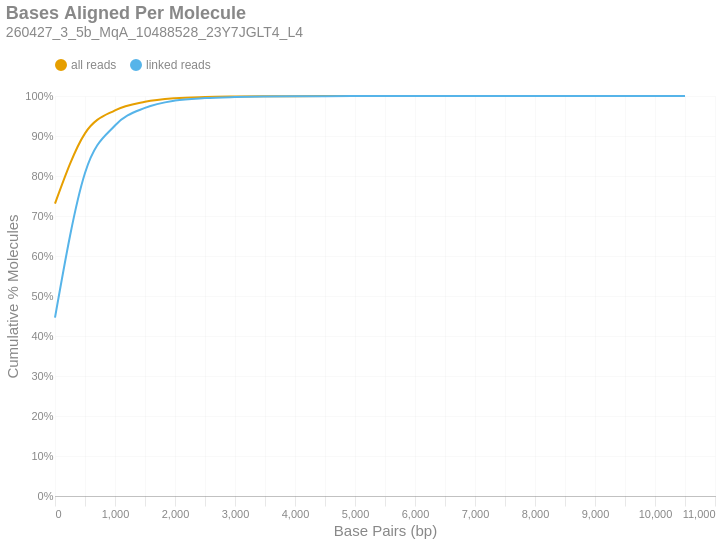

The notebook cell saved with this chart:
### Markdown cell above
### Bases Aligned Per Molecule
This is a cumulative frequency distribution showing the number of base pairs aligned per unique molecule. These data are shown in 500 bp bins. There are two distributions: one with `all reads` (yellow) and another with only `linked reads` (blue). The percent of molecules in the `linked reads` distribution is relative to the total number of linked molecules.

### Code cell
if SKIPLR:
    print_html(f"Skipped")
else:
    binned_df = consolidated_hist(valids['aligned_bp'], mask, 500, True)
    with SafeRender(binned_df):
        (
            density_plot(binned_df, 'Bases Aligned Per Molecule', samplename, 'basesper')
            .encode(
                x=alt.X('bin:Q', title="Base Pairs (bp)").axis(tickMinStep=500).scale(padding=0),
                y=alt.Y('value:Q', title='Cumulative % Molecules')
                    .axis(format='%')
                    .scale(domain = [0,1])
                    .stack(False),
                color=alt.Color("key:N").scale(domain = ["all reads", "linked reads"]),
                tooltip = [
                    alt.Tooltip("key:N", title = "Data Type"),
                    alt.Tooltip("range_label:N", title="Bases Aligned Per Molecule"),
                    alt.Tooltip("value:Q", format = ".2%", title="% Molecules (Cum.)")
                ]
            )
        ).display()

### Figure 1 — Vega-Lite specification as saved in the notebook (floating-point values rounded to 4 significant figures)
{"width": "container", "height": 400, "config": {"title": {"anchor": "start", "dy": -15, "fontSize": 18, "color": "#888888", "subtitleColor": "#888888", "subtitleFontSize": 14}, "arc": {"fill": "#0072B2"}, "axis": {"domainColor": "#888888", "domainWidth": 0.5, "gridWidth": 0.2, "grid": false, "titleFontWeight": 400, "titleFontSize": 15, "labelFontSize": 11, "labelColor": "#888888", "tickColor": "#888888", "tickWidth": 0.2, "titleColor": "#888888"}, "axisBand": {"grid": false}, "axisX": {"grid": true, "tickSize": 10, "domainCap": "round"}, "axisY": {"domain": false, "grid": true, "tickSize": 0, "domainCap": "round"}, "background": "transparent", "header": {"labelFontSize": 15, "labelColor": "#888888", "titleFontSize": 15, "titleFontWeight": 600, "titleColor": "#888888"}, "legend": {"labelFont": "sans-serif", "labelFontSize": 12, "labelColor": "#888888", "symbolSize": 100, "symbolType": "circle", "titleFontSize": 12, "titlePadding": 10, "titleColor": "#888888", "title": null, "orient": "top"}, "range": {"category": ["#E69F00", "#56B4E9", "#009E73", "#F0E442", "#0072B2", "#D55E00", "#CC79A7", "#000000"], "diverging": ["#cfe8f3", "#a2d4ec", "#73bfe2", "#46abdb", "#1696d2", "#12719e"]}, "area": {"fill": "#0072B2", "fillOpacity": 0.7, "line": true, "strokeOpacity": 0.7}, "line": {"color": "#0072B2", "stroke": "#0072B2", "strokeWidth": 2}, "trail": {"color": "#0072B2", "stroke": "#0072B2", "strokeWidth": 0, "size": 1}, "point": {"filled": true, "fillOpacity": 1.0, "size": 95}, "text": {"color": "#888888", "fontSize": 11, "align": "right", "fontWeight": 400, "size": 11}, "bar": {"fill": "#0072B2", "stroke": null}, "view": {"stroke": null, "continuousWidth": 660, "continuousHeight": 400}}, "data": {"name": "data-ae4dd118208e002a89f8e749a8ea603f"}, "mark": {"type": "line", "interpolate": "monotone", "point": {"opacity": 0, "size": 275}}, "encoding": {"color": {"field": "key", "scale": {"domain": ["all reads", "linked reads"]}, "type": "nominal"}, "tooltip": [{"field": "key", "title": "Data Type", "type": "nominal"}, {"field": "range_label", "title": "Bases Aligned Per Molecule", "type": "nominal"}, {"field": "value", "format": ".2%", "title": "% Molecules (Cum.)", "type": "quantitative"}], "x": {"axis": {"tickMinStep": 500}, "field": "bin", "scale": {"padding": 0}, "title": "Base Pairs (bp)", "type": "quantitative"}, "y": {"axis": {"format": "%"}, "field": "value", "scale": {"domain": [0, 1]}, "stack": false, "title": "Cumulative % Molecules", "type": "quantitative"}}, "params": [{"name": "param_c36ac31b6afebe62", "select": {"type": "point", "fields": ["key"]}, "bind": "legend"}], "title": {"text": "Bases Aligned Per Molecule", "subtitle": "260427_3_5b_MqA_10488528_23Y7JGLT4_L4"}, "transform": [{"fold": ["all reads (cumsum)", "linked reads (cumsum)"]}, {"calculate": "replace(datum.key, ' (cumsum)', '')", "as": "key"}, {"filter": {"param": "param_c36ac31b6afebe62"}}], "usermeta": {"embedOptions": {"downloadFileName": "260427_3_5b_MqA_10488528_23Y7JGLT4_L4.basesper"}}, "$schema": "https://vega.github.io/schema/vega-lite/v6.4.1.json", "datasets": {"data-ae4dd118208e002a89f8e749a8ea603f": [{"bin": "0.0", "interval": "0.0-500.0", "all reads": 0.7309, "linked reads": 0.4461, "all reads (cumsum)": 0.7309, "linked reads (cumsum)": 0.4461, "range_label": "0-499"}, {"bin": "500.0", "interval": "500.0-1000.0", "all reads": 0.1757, "linked reads": 0.3614, "all reads (cumsum)": 0.9067, "linked reads (cumsum)": 0.8075, "range_label": "500-999"}, {"bin": "1000.0", "interval": "1000.0-1500.0", "all reads": 0.05759, "linked reads": 0.1187, "all reads (cumsum)": 0.9642, "linked reads (cumsum)": 0.9263, "range_label": "1000-1499"}, {"bin": "1500.0", "interval": "1500.0-2000.0", "all reads": 0.02136, "linked reads": 0.04404, "all reads (cumsum)": 0.9856, "linked reads (cumsum)": 0.9703, "range_label": "1500-1999"}, {"bin": "2000.0", "interval": "2000.0-2500.0", "all reads": 0.008905, "linked reads": 0.01836, "all reads (cumsum)": 0.9945, "linked reads (cumsum)": 0.9887, "range_label": "2000-2499"}, {"bin": "2500.0", "interval": "2500.0-3000.0", "all reads": 0.002992, "linked reads": 0.00617, "all reads (cumsum)": 0.9975, "linked reads (cumsum)": 0.9948, "range_label": "2500-2999"}, {"bin": "3000.0", "interval": "3000.0-3500.0", "all reads": 0.001237, "linked reads": 0.002551, "all reads (cumsum)": 0.9987, "linked reads (cumsum)": 0.9974, "range_label": "3000-3499"}, {"bin": "3500.0", "interval": "3500.0-4000.0", "all reads": 0.0006111, "linked reads": 0.00126, "all reads (cumsum)": 0.9993, "linked reads (cumsum)": 0.9986, "range_label": "3500-3999"}, {"bin": "4000.0", "interval": "4000.0-4500.0", "all reads": 0.0003189, "linked reads": 0.0006575, "all reads (cumsum)": 0.9997, "linked reads (cumsum)": 0.9993, "range_label": "4000-4499"}, {"bin": "4500.0", "interval": "4500.0-5000.0", "all reads": 0.0001576, "linked reads": 0.0003249, "all reads (cumsum)": 0.9998, "linked reads (cumsum)": 0.9996, "range_label": "4500-4999"}, {"bin": "5000.0", "interval": "5000.0-5500.0", "all reads": 7.859e-05, "linked reads": 0.0001621, "all reads (cumsum)": 0.9999, "linked reads (cumsum)": 0.9998, "range_label": "5000-5499"}, {"bin": "5500.0", "interval": "5500.0-6000.0", "all reads": 4.7e-05, "linked reads": 9.69e-05, "all reads (cumsum)": 0.9999, "linked reads (cumsum)": 0.9999, "range_label": "5500-5999"}, {"bin": "6000.0", "interval": "6000.0-6500.0", "all reads": 2.376e-05, "linked reads": 4.9e-05, "all reads (cumsum)": 1.0, "linked reads (cumsum)": 0.9999, "range_label": "6000-6499"}, {"bin": "6500.0", "interval": "6500.0-7000.0", "all reads": 1.274e-05, "linked reads": 2.628e-05, "all reads (cumsum)": 1.0, "linked reads (cumsum)": 1.0, "range_label": "6500-6999"}, {"bin": "7000.0", "interval": "7000.0-7500.0", "all reads": 7.036e-06, "linked reads": 1.451e-05, "all reads (cumsum)": 1.0, "linked reads (cumsum)": 1.0, "range_label": "7000-7499"}, {"bin": "7500.0", "interval": "7500.0-8000.0", "all reads": 3.983e-06, "linked reads": 8.212e-06, "all reads (cumsum)": 1.0, "linked reads (cumsum)": 1.0, "range_label": "7500-7999"}, {"bin": "8000.0", "interval": "8000.0-8500.0", "all reads": 3.186e-06, "linked reads": 6.57e-06, "all reads (cumsum)": 1.0, "linked reads (cumsum)": 1.0, "range_label": "8000-8499"}, {"bin": "8500.0", "interval": "8500.0-9000.0", "all reads": 1.859e-06, "linked reads": 3.832e-06, "all reads (cumsum)": 1.0, "linked reads (cumsum)": 1.0, "range_label": "8500-8999"}, {"bin": "9000.0", "interval": "9000.0-9500.0", "all reads": 1.328e-06, "linked reads": 2.737e-06, "all reads (cumsum)": 1.0, "linked reads (cumsum)": 1.0, "range_label": "9000-9499"}, {"bin": "9500.0", "interval": "9500.0-10000.0", "all reads": 3.983e-07, "linked reads": 8.212e-07, "all reads (cumsum)": 1.0, "linked reads (cumsum)": 1.0, "range_label": "9500-9999"}, {"bin": "10000.0", "interval": "10000.0-10500.0", "all reads": 3.983e-07, "linked reads": 8.212e-07, "all reads (cumsum)": 1.0, "linked reads (cumsum)": 1.0, "range_label": "10000-10499"}, {"bin": "10500.0", "interval": "10500.0-11000.0", "all reads": 3.983e-07, "linked reads": 8.212e-07, "all reads (cumsum)": 1.0, "linked reads (cumsum)": 1.0, "range_label": "10500-10999"}]}}
